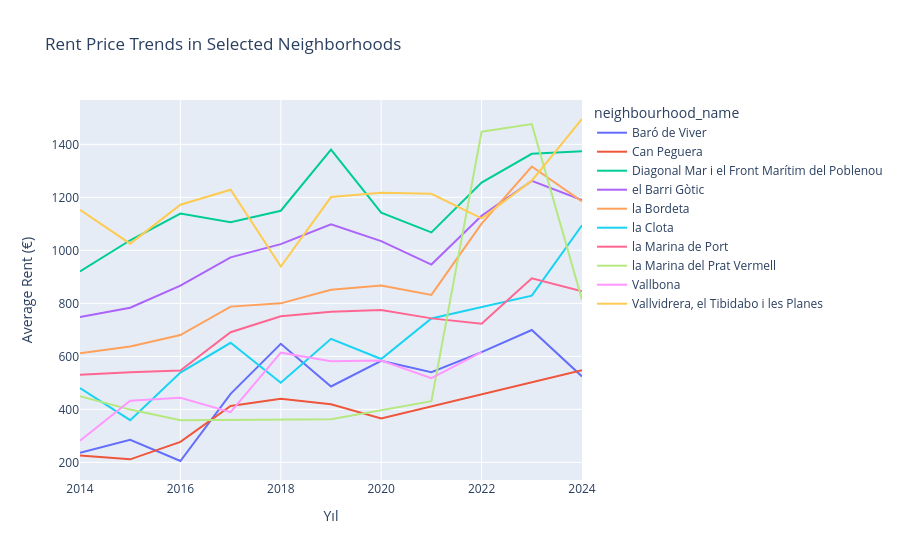

The cell this chart's notebook holds for it:
### Code cell
import plotly.express as px

# En fazla değişim gösteren 10 mahalle
top_neighborhoods = df.groupby('neighbourhood_name')['rent_change_pct'].std().nlargest(10).index

fig = px.line(df[df['neighbourhood_name'].isin(top_neighborhoods)], 
              x='year', y='avg_rent_price', color='neighbourhood_name',
              title='Rent Price Trends in Selected Neighborhoods',
              hover_data=['cumulative_licenses'],
              labels={'avg_rent_price': 'Average Rent (€)', 'year': 'Yıl'})
fig.update_layout(hovermode='x unified')
fig.show()

### Figure 1 — Plotly figure (JSON) as saved in the notebook; plotly's stock layout.template omitted (floating-point values rounded to 4 significant figures)
{"data": [{"customdata": [[0], [0], [0], [0], [0], [0], [0], [0], [0], [0], [0]], "hovertemplate": "neighbourhood_name=Baró de Viver<br>Yıl=%{x}<br>Average Rent (€)=%{y}<br>cumulative_licenses=%{customdata[0]}<extra></extra>", "legendgroup": "Baró de Viver", "line": {"color": "#636efa", "dash": "solid"}, "marker": {"symbol": "circle"}, "mode": "lines", "name": "Baró de Viver", "orientation": "v", "showlegend": true, "type": "scatter", "x": [2014, 2015, 2016, 2017, 2018, 2019, 2020, 2021, 2022, 2023, 2024], "xaxis": "x", "y": [236.3, 285.3, 205.1, 458.4, 647.4, 486.2, 583.0, 540.3, 616.0, 699.5, 524.3], "yaxis": "y"}, {"customdata": [[0], [0], [0], [0], [0], [0], [0], [0]], "hovertemplate": "neighbourhood_name=Can Peguera<br>Yıl=%{x}<br>Average Rent (€)=%{y}<br>cumulative_licenses=%{customdata[0]}<extra></extra>", "legendgroup": "Can Peguera", "line": {"color": "#EF553B", "dash": "solid"}, "marker": {"symbol": "circle"}, "mode": "lines", "name": "Can Peguera", "orientation": "v", "showlegend": true, "type": "scatter", "x": [2014, 2015, 2016, 2017, 2018, 2019, 2020, 2024], "xaxis": "x", "y": [226.0, 211.3, 277.5, 412.5, 439.6, 419.4, 365.6, 547.2], "yaxis": "y"}, {"customdata": [[125], [125], [125], [125], [125], [125], [125], [125], [125], [125], [128]], "hovertemplate": "neighbourhood_name=Diagonal Mar i el Front Marítim del Poblenou<br>Yıl=%{x}<br>Average Rent (€)=%{y}<br>cumulative_licenses=%{customdata[0]}<extra></extra>", "legendgroup": "Diagonal Mar i el Front Marítim del Poblenou", "line": {"color": "#00cc96", "dash": "solid"}, "marker": {"symbol": "circle"}, "mode": "lines", "name": "Diagonal Mar i el Front Marítim del Poblenou", "orientation": "v", "showlegend": true, "type": "scatter", "x": [2014, 2015, 2016, 2017, 2018, 2019, 2020, 2021, 2022, 2023, 2024], "xaxis": "x", "y": [920.7, 1038.0, 1139.0, 1106.0, 1150.0, 1380.0, 1143.0, 1068.0, 1256.0, 1364.0, 1374.0], "yaxis": "y"}, {"customdata": [[159], [159], [160], [178], [193], [198], [198], [198], [200], [202], [215]], "hovertemplate": "neighbourhood_name=el Barri Gòtic<br>Yıl=%{x}<br>Average Rent (€)=%{y}<br>cumulative_licenses=%{customdata[0]}<extra></extra>", "legendgroup": "el Barri Gòtic", "line": {"color": "#ab63fa", "dash": "solid"}, "marker": {"symbol": "circle"}, "mode": "lines", "name": "el Barri Gòtic", "orientation": "v", "showlegend": true, "type": "scatter", "x": [2014, 2015, 2016, 2017, 2018, 2019, 2020, 2021, 2022, 2023, 2024], "xaxis": "x", "y": [748.8, 783.6, 866.8, 973.7, 1023.0, 1098.0, 1035.0, 946.4, 1130.0, 1262.0, 1190.0], "yaxis": "y"}, {"customdata": [[36], [36], [36], [36], [36], [36], [36], [36], [36], [36], [36]], "hovertemplate": "neighbourhood_name=la Bordeta<br>Yıl=%{x}<br>Average Rent (€)=%{y}<br>cumulative_licenses=%{customdata[0]}<extra></extra>", "legendgroup": "la Bordeta", "line": {"color": "#FFA15A", "dash": "solid"}, "marker": {"symbol": "circle"}, "mode": "lines", "name": "la Bordeta", "orientation": "v", "showlegend": true, "type": "scatter", "x": [2014, 2015, 2016, 2017, 2018, 2019, 2020, 2021, 2022, 2023, 2024], "xaxis": "x", "y": [611.5, 637.4, 680.3, 787.7, 800.0, 851.5, 867.0, 832.1, 1101.0, 1317.0, 1185.0], "yaxis": "y"}, {"customdata": [[0], [0], [0], [0], [0], [0], [0], [0], [0], [0]], "hovertemplate": "neighbourhood_name=la Clota<br>Yıl=%{x}<br>Average Rent (€)=%{y}<br>cumulative_licenses=%{customdata[0]}<extra></extra>", "legendgroup": "la Clota", "line": {"color": "#19d3f3", "dash": "solid"}, "marker": {"symbol": "circle"}, "mode": "lines", "name": "la Clota", "orientation": "v", "showlegend": true, "type": "scatter", "x": [2014, 2015, 2016, 2017, 2018, 2019, 2020, 2021, 2023, 2024], "xaxis": "x", "y": [480, 359.1, 538.8, 651.2, 500.4, 666.2, 589.8, 742.8, 829.1, 1094.0], "yaxis": "y"}, {"customdata": [[6], [6], [6], [6], [6], [6], [6], [6], [6], [6], [6]], "hovertemplate": "neighbourhood_name=la Marina de Port<br>Yıl=%{x}<br>Average Rent (€)=%{y}<br>cumulative_licenses=%{customdata[0]}<extra></extra>", "legendgroup": "la Marina de Port", "line": {"color": "#FF6692", "dash": "solid"}, "marker": {"symbol": "circle"}, "mode": "lines", "name": "la Marina de Port", "orientation": "v", "showlegend": true, "type": "scatter", "x": [2014, 2015, 2016, 2017, 2018, 2019, 2020, 2021, 2022, 2023, 2024], "xaxis": "x", "y": [530.5, 540.4, 546.2, 691.0, 751.1, 768.2, 775.2, 743.3, 723.1, 894.4, 845.4], "yaxis": "y"}, {"customdata": [[3], [3], [3], [3], [3], [3], [3], [3]], "hovertemplate": "neighbourhood_name=la Marina del Prat Vermell<br>Yıl=%{x}<br>Average Rent (€)=%{y}<br>cumulative_licenses=%{customdata[0]}<extra></extra>", "legendgroup": "la Marina del Prat Vermell", "line": {"color": "#B6E880", "dash": "solid"}, "marker": {"symbol": "circle"}, "mode": "lines", "name": "la Marina del Prat Vermell", "orientation": "v", "showlegend": true, "type": "scatter", "x": [2014, 2015, 2016, 2019, 2021, 2022, 2023, 2024], "xaxis": "x", "y": [450, 399.0, 358.7, 362.4, 430.6, 1448.0, 1476.0, 813.8], "yaxis": "y"}, {"customdata": [[0], [0], [0], [0], [0], [0], [0], [0], [0]], "hovertemplate": "neighbourhood_name=Vallbona<br>Yıl=%{x}<br>Average Rent (€)=%{y}<br>cumulative_licenses=%{customdata[0]}<extra></extra>", "legendgroup": "Vallbona", "line": {"color": "#FF97FF", "dash": "solid"}, "marker": {"symbol": "circle"}, "mode": "lines", "name": "Vallbona", "orientation": "v", "showlegend": true, "type": "scatter", "x": [2014, 2015, 2016, 2017, 2018, 2019, 2020, 2021, 2022], "xaxis": "x", "y": [281.7, 432.5, 443.9, 389.5, 613.9, 582.0, 584.1, 517.9, 616.2], "yaxis": "y"}, {"customdata": [[3], [3], [3], [3], [3], [3], [3], [3], [3], [3], [3]], "hovertemplate": "neighbourhood_name=Vallvidrera, el Tibidabo i les Planes<br>Yıl=%{x}<br>Average Rent (€)=%{y}<br>cumulative_licenses=%{customdata[0]}<extra></extra>", "legendgroup": "Vallvidrera, el Tibidabo i les Planes", "line": {"color": "#FECB52", "dash": "solid"}, "marker": {"symbol": "circle"}, "mode": "lines", "name": "Vallvidrera, el Tibidabo i les Planes", "orientation": "v", "showlegend": true, "type": "scatter", "x": [2014, 2015, 2016, 2017, 2018, 2019, 2020, 2021, 2022, 2023, 2024], "xaxis": "x", "y": [1153.0, 1025.0, 1172.0, 1229.0, 938.8, 1201.0, 1217.0, 1213.0, 1121.0, 1263.0, 1496.0], "yaxis": "y"}], "layout": {"hovermode": "x unified", "legend": {"title": {"text": "neighbourhood_name"}, "tracegroupgap": 0}, "title": {"text": "Rent Price Trends in Selected Neighborhoods"}, "xaxis": {"anchor": "y", "domain": [0, 1], "title": {"text": "Yıl"}}, "yaxis": {"anchor": "x", "domain": [0, 1], "title": {"text": "Average Rent (€)"}}}}
